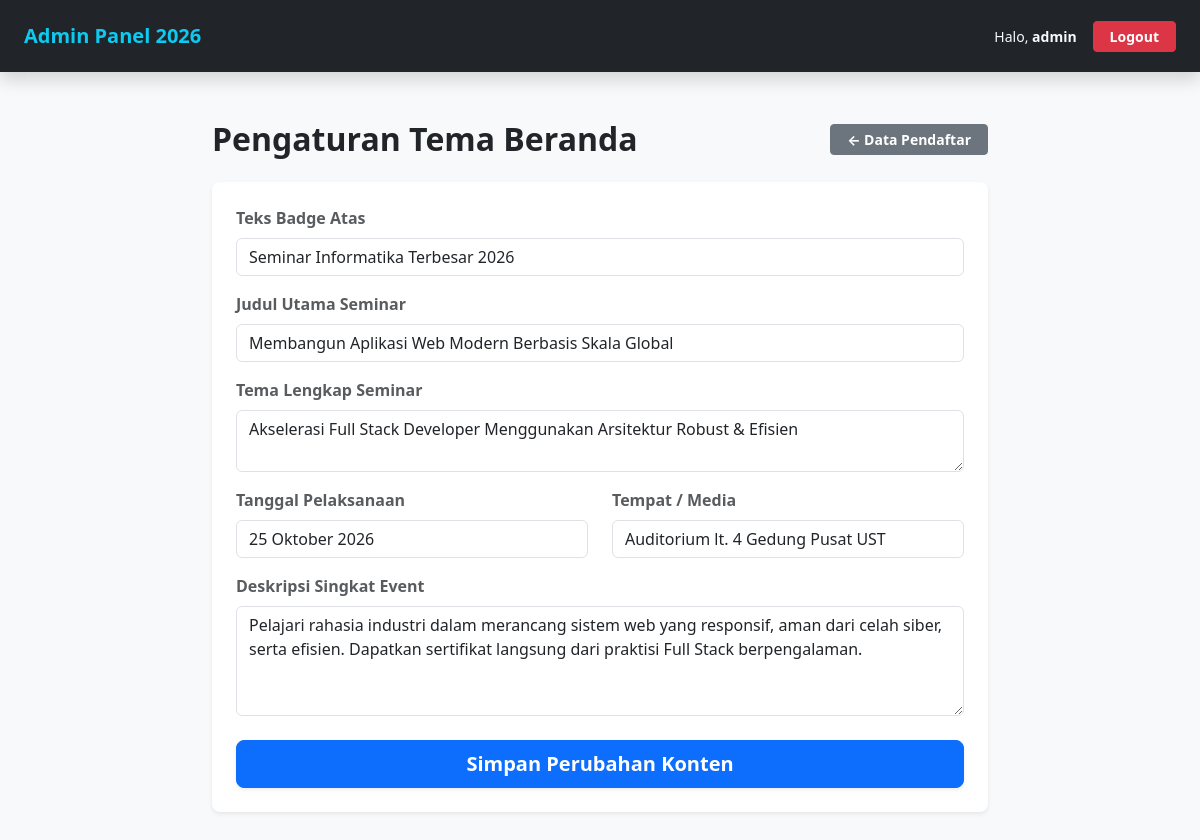
Page /seminar/admin/pengaturan.php (signed in) on the committed database.
### tables this page shows
CREATE TABLE `seminar_info` (
  `id` int(11) NOT NULL DEFAULT 1,
  `badge_text` varchar(50) NOT NULL,
  `judul` varchar(255) NOT NULL,
  `tema` text NOT NULL,
  `tanggal` varchar(100) NOT NULL,
  `lokasi` varchar(100) NOT NULL,
  `deskripsi` text NOT NULL,
  `kuota_maks` int(11) NOT NULL DEFAULT 500
);

### seminar/admin/pengaturan.php (the view, shortened to what this page needs)
<?php
require_once '../koneksi.php';
$query = $koneksi->query("SELECT * FROM seminar_info WHERE id=1");
$info = $query->fetch_assoc();
?>
<!DOCTYPE html>
<html lang="id">
<head>
    <link href="https://cdn.jsdelivr.net/npm/bootstrap@5.3.3/dist/css/bootstrap.min.css" rel="stylesheet">
    <link rel="stylesheet" href="../assets/css/style.css">
</head>
<body class="bg-light">
    <nav class="navbar navbar-dark bg-dark shadow sticky-top py-3">
        <div class="container-fluid px-4">
            <span class="navbar-brand fw-bold text-info fs-5">Admin Panel 2026</span>
            <div class="d-flex align-items-center gap-3">
                <span class="text-light small">Halo, <strong><?php echo $_SESSION['admin_user']; ?></strong></span>
                <a href="logout.php" class="btn btn-danger btn-sm fw-bold px-3">Logout</a>
            </div>
        </div>
    </nav>
    <div class="container my-5" style="max-width: 800px;">
        <div class="d-flex justify-content-between align-items-center mb-4">
            <h2 class="fw-bold text-dark mb-0">Pengaturan Tema Beranda</h2>
            <a href="dashboard.php" class="btn btn-secondary btn-sm fw-bold px-3">&larr; Data Pendaftar</a>
        </div>
        <div class="card border-0 shadow-sm rounded-3 p-4 bg-white">
            <form action="pengaturan.php" method="POST">
                <div class="mb-3">
                    <label for="badge_text" class="form-label fw-semibold text-muted">Teks Badge Atas</label>
                    <input type="text" id="badge_text" name="badge_text" class="form-control" value="<?php echo $info['badge_text']; ?>" required>
                </div>
                <div class="mb-3">
                    <label for="judul" class="form-label fw-semibold text-muted">Judul Utama Seminar</label>
                    <input type="text" id="judul" name="judul" class="form-control" value="<?php echo $info['judul']; ?>" required>
                </div>
                <div class="mb-3">
                    <label for="tema" class="form-label fw-semibold text-muted">Tema Lengkap Seminar</label>
                    <textarea id="tema" name="tema" class="form-control" rows="2" required><?php echo $info['tema']; ?></textarea>
                </div>
                <div class="row">
                    <div class="col-md-6 mb-3">
                        <label for="tanggal" class="form-label fw-semibold text-muted">Tanggal Pelaksanaan</label>
                        <input type="text" id="tanggal" name="tanggal" class="form-control" value="<?php echo $info['tanggal']; ?>" required>
                    </div>
                    <div class="col-md-6 mb-3">
                        <label for="lokasi" class="form-label fw-semibold text-muted">Tempat / Media</label>
                        <input type="text" id="lokasi" name="lokasi" class="form-control" value="<?php echo $info['lokasi']; ?>" required>
                    </div>
                </div>
                <div class="mb-4">
                    <label for="deskripsi" class="form-label fw-semibold text-muted">Deskripsi Singkat Event</label>
                    <textarea id="deskripsi" name="deskripsi" class="form-control" rows="4" required><?php echo $info['deskripsi']; ?></textarea>
                </div>
                <button type="submit" class="btn btn-primary btn-lg w-100 fw-bold shadow-sm py-2">Simpan Perubahan Konten</button>
            </form>
        </div>
    </div>
</body>
</html>

### seminar/admin/assets/css/style.css (style rules this page uses)
.card { transition: transform 0.3s ease, box-shadow 0.3s ease; }

### rows in the picture
seminar_info: badge_text "Seminar Informatika Terbesar 2026", judul "Membangun Aplikasi Web Modern Berbasis Skala Global", tema "Akselerasi Full Stack Developer Menggunakan Arsitektur Robust & Efisien", tanggal "25 Oktober 2026", lokasi "Auditorium lt. 4 Gedung Pusat UST", deskripsi "Pelajari rahasia industri dalam merancang sistem web yang responsif, aman dari celah siber, serta efisien. Dapatkan sertifikat langsung dari praktisi Full Stack berpengalaman."

### other values in the picture
$_SESSION['admin_user'] "admin"
